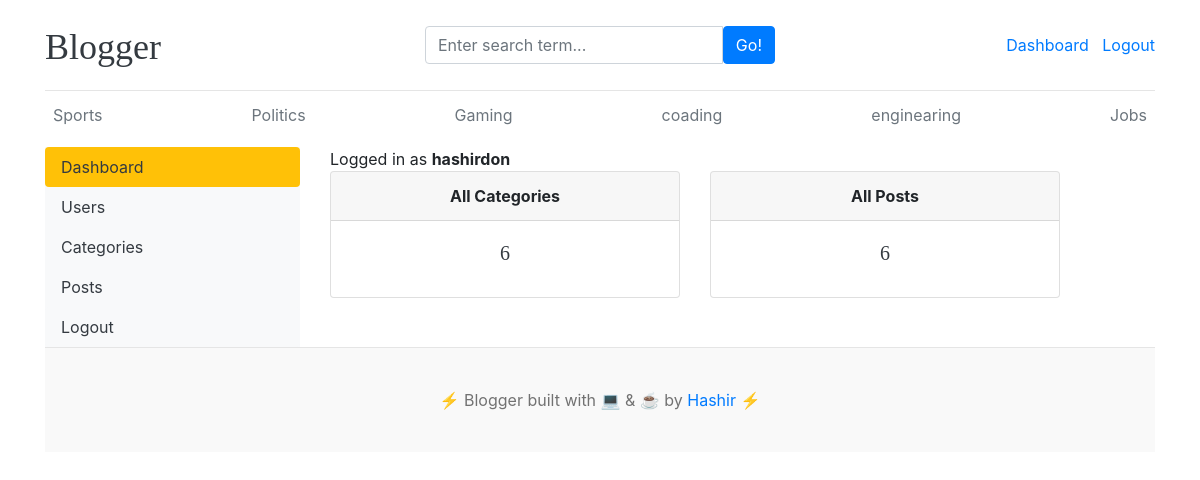
The page /dashboard/ (signed in) on the database its author committed.
### blogs/models.py (models this page shows, shortened)
class Category(models.Model):
    category_name=models.CharField(max_length=50,unique=True)
    created_at=models.DateTimeField(auto_now_add=True)
    updated_at=models.DateTimeField(auto_now_add=True)
    class Meta:
        verbose_name_plural='Categories'

### dashboard/views.py (the view)
# urls.py: path('dashboard/', include('dashboard.urls'), name='login')
@login_required(login_url='login')
def dashboard(request):
    Categories_count=Category.objects.all().count()
    Blogs_count=Blog.objects.all().count
    context={
        'Categories_count':Categories_count,
        'Blogs_count':Blogs_count
    }
    return render(request,'dashboard/dashboard.html',context)

### blogs/context_processors.py (called while the page is built)
def get_categories(request):
    categories=Category.objects.all()
    return dict(categories=categories)

def get_Social_Links(request):
    Social=SocialSites.objects.all()
    return dict(Social=Social)

### templates/dashboard/dashboard.html (shortened to what this page needs)
{% extends "base.html" %}
{% block content  %}
<div class='row'>
    {% include "dashboard/sidebar.html" %}
  <div class='col-md-8'>
    <span>Logged in as <b>{{user}}</b></span>
    <div class='row'>
        <div class='col'>
            <div class='card border-default mb-3'>
                <div class='card-header text-center text uppercase font-weight-bold'>All Categories</div>
                <div class='card-body text-dark'>
                <h5 class='card-title text-center'>{{Categories_count}}</h5>
                </div>
            </div>
        </div>
        <div class='col'>
            <div class='card border-default mb-3'>
                <div class='card-header text-center text uppercase font-weight-bold'>All Posts</div>
                <div class='card-body text-dark'>
                <h5 class='card-title text-center'>{{Blogs_count}}</h5>
                </div>
            </div>
        </div>
    </div>
  </div>
</div>
{% endblock  %}

### templates/base.html (shortened to what this page needs)
{% load static %}
<!DOCTYPE html>
<html lang="en">
<head>
    <link href="https://getbootstrap.com/docs/4.0/dist/css/bootstrap.min.css" rel="stylesheet">
    <link rel="stylesheet" href="https://cdnjs.cloudflare.com/ajax/libs/font-awesome/4.7.0/css/font-awesome.min.css">
    <link rel="stylesheet" href="{% static 'css/blog.css' %}">
  </head>
<body>
    <div class="container">
      <header class="blog-header py-3">
        <div class="row flex-nowrap justify-content-between align-items-center">
          <div class="col-4 pt-1">
            <a class="blog-header-logo text-dark" href="/">Blogger</a>
          </div>
          <div class="col-4">
            <form action="{% url 'search' %}" method="GET">
              <div class="input-group">
              <input class="form-control" type="text" name='keyword' placeholder="Enter search term..." aria-label="Enter search term..." aria-describedby="button-search" />
              <button type="submit"class="btn btn-primary" id="button-search" type="button">Go!</button>
              </div>
            </form>
          </div>
          <div class="col-4 d-flex justify-content-end align-items-center">
            {% if not user.is_authenticated %}
            <a class="btn btn-sm btn-warning" href="{% url 'login' %}">Login</a> &nbsp;
            <a class="btn btn-sm btn-outline-secondary" href="{% url 'register' %}">Register</a>
            {% else %}
            <span><a href="{% url 'dashboard' %}">Dashboard</a></span>
            <span><a href="{% url 'logout' %}">Logout</a></span>
            {% endif %}
          </div>
        </div>
      </header>
      <div class="nav-scroller py-1 mb-2">
        <nav class="nav d-flex justify-content-between">
          {%for cat in categories %}
          <a class="p-2 text-muted" href="{% url 'posts_by_category' cat.id %}">{{cat.category_name}}</a>
          {% endfor %}
        </nav>
      </div>
{% block content%}
 {% endblock %}
  <footer class="blog-footer">
  <p>⚡️ Blogger built with 💻 & ☕️ by <a href="#">Hashir</a> ⚡️</p>
</footer>
</body>
</html>

### blog_main/static/css/blog.css (style rules this page uses)
.blog-header { border-bottom: 1px solid #e5e5e5; }
.blog-header-logo { font-family: "Playfair Display", Georgia, "Times New Roman", serif; font-size: 2.25rem; }
h1, h2, h3, h4, h5, h6 { font-family: "Playfair Display", Georgia, "Times New Roman", serif; }
.blog-footer { padding: 2.5rem 0; color: #727272; text-align: center; background-color: #f9f9f9; border-top: .05rem solid #e5e5e5; }
.blog-footer p:last-child { margin-bottom: 0; }

### rows shown on the page
Category: category_name "Sports"
Category: category_name "Politics"
Category: category_name "Gaming"
Category: category_name "coading"
Category: category_name "enginearing"
Category: category_name "Jobs"

### other values the page prints
{{ user }} "hashirdon"
{{ Categories_count }} "6"
{{ Blogs_count }} "6"
